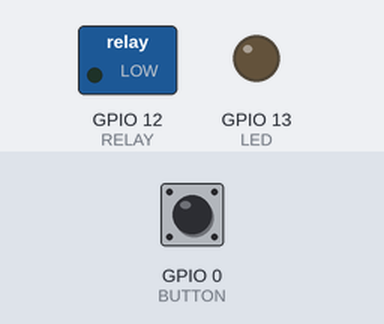
The sketch below on a simulated ESP8266 (NodeMCU). Shown: switched loads named in the sketch (green lamp = pin HIGH), output pins drawn as LEDs (lit = HIGH). The test bench sets the inputs (shaded band); at power-on: GPIO 0 (BUTTON) HIGH. WiFi joins after 1.5 s; servers stay silent unless stated.

Above: at 0.1 s.
At 2.8 s:
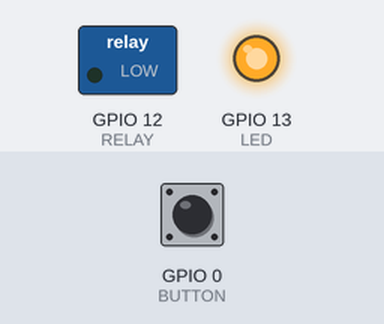
2.9 s: GPIO 0 (BUTTON) pulled LOW for 0.15 s
At 4.0 s:
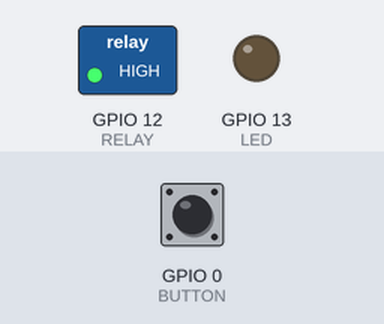
Timing chart, 0 to 5.9 s (numbered marks = the images above; inputs shaded):
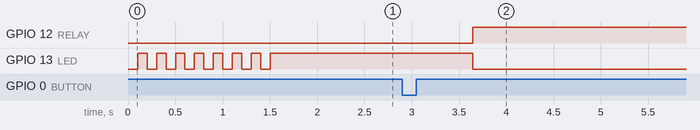

Measured:
- after the input at 2.9 s, GPIO 12 (RELAY): LOW → HIGH after 0.75 s

The sketch:

wifi.ino
```cpp
#include <ESP8266WiFi.h>

#define version 0.1

#ifndef STASSID
#define STASSID "SSID" // Needs to be edited
#define STAPSK  "password" // Needs to be edited
#endif

#define S_CONN 2
#define S_RCONN 3
#define S_ON 1
#define S_OFF 0


#define LED 13
#define RELAY 12
#define BUTTON 0

const char* ssid = STASSID;
const char* password = STAPSK;

WiFiServer wifiServer(80);

unsigned long l_on = 0;
unsigned long l_off = 0;
unsigned long but_hit = 0;
unsigned long l_check = 0;

unsigned int freq = 25;

byte led = S_OFF;
byte state = S_OFF;
byte relay = S_OFF;
byte push = 0;

void led_f(long t){

  if(state==S_CONN){
    if(led == S_OFF && (t - l_off) > 500){
      led = S_ON;
      l_on = t;
    }
    if(led == S_ON && (t - l_on) > 500){
      led = S_OFF;
      l_off = t;
    }
  }else if(relay==S_ON){
    led = S_ON;
  }else if(relay==S_OFF){
    if(led == S_OFF && (t - l_off) > 5000){
      led = S_ON;
      l_on = t;
    }
    if(led == S_ON && (t - l_on) > 100){
      led = S_OFF;
      l_off = t;
    }
  }
}

void button_f(long t){
  int b = digitalRead(BUTTON);

  if (b == LOW && (t - but_hit) > 175) {
    push++;
    but_hit = t;
  }


  if (push > 0 && b == HIGH && (t - but_hit) > 700 ) {

    if(push == 1){
      if (relay == S_OFF){
        relay = S_ON;
      }
      else if (relay == S_ON){
        relay = S_OFF;
      }
    } else if(push == 2){
      //TODO: neue Eingabe!
    }
    push = 0;
  }
}

void outs_f(){

  //RELAY control
  if(relay == S_ON){
    digitalWrite(RELAY, HIGH);
  } else {
    digitalWrite(RELAY, LOW);
  }

  //LED control
  if(led == S_ON){
    digitalWrite(LED, LOW);
  } else {
    digitalWrite(LED, HIGH);
  }

}

void server_f(){
  WiFiClient client = wifiServer.available();

  if (client) {

    if (client.connected()) {

      if (client.available()>0) {
        byte c = client.read();
        if(c == 1){
          client.write(1);
          relay = S_ON;
        } else if(c == 2){
          client.write(0);
          relay = S_OFF;
        } else if(c == 3){
          if(relay == S_ON){
            client.write(1);
          }else{
            client.write(0);
          }
        }
      }
    } else
        client.stop();
  }
}

void setup_f(){
  pinMode(LED, OUTPUT);
  pinMode(BUTTON, INPUT);
  pinMode(RELAY, OUTPUT);
  digitalWrite(LED, LOW);
  digitalWrite(RELAY, LOW);


  //WIFI
  IPAddress staticIP(192,168,0,202);
  IPAddress gateway(192,168,0,1);
  IPAddress subnet(255,255,0,0);

  //WiFi.mode(WIFI_STA);
  WiFi.config(staticIP, IPAddress(8, 8, 8, 8), gateway, subnet);
  WiFi.hostname("aussen-lampe-HL");
  WiFi.begin(ssid, password);

  while (WiFi.status() != WL_CONNECTED){
    digitalWrite(LED, LOW);
    delay(100);
    digitalWrite(LED, HIGH);
    delay(100);
  }

  //Network
  wifiServer.begin();

  l_off = millis();
  l_check = l_off;
  state = S_ON;
  relay = S_OFF;
  led = S_OFF;
}

//-----Setup
void setup() {
  setup_f();
}

//reset Function
void(* resetFunc) (void) = 0;

//-----Loop
void loop() {
  unsigned long t = millis();
  if((t-l_check)>5000)if(WiFi.status() != WL_CONNECTED){resetFunc();}else {state = S_ON; l_check=t;}


  button_f(t);
  server_f();
  led_f(t);
  outs_f();


  long a = (1000/freq) - (millis()-t);
  if(a>0)delay(a);
}
```
